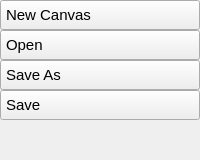
        <widget class="QWidget" name="filePage">
         <attribute name="title">
          <string>File</string>
         </attribute>
         <layout class="QVBoxLayout" name="verticalLayout_3">
          <property name="spacing">
           <number>0</number>
          </property>
          <property name="leftMargin">
           <number>0</number>
          </property>
          <property name="topMargin">
           <number>0</number>
          </property>
          <property name="rightMargin">
           <number>0</number>
          </property>
          <property name="bottomMargin">
           <number>0</number>
          </property>
          <item>
           <widget class="QPushButton" name="newtab">
            <property name="font">
             <font>
              <pointsize>11</pointsize>
             </font>
            </property>
            <property name="styleSheet">
             <string notr="true">QPushButton{
Text-align:left;
padding: 5px 5px 5px 5px;
}

QPushButton:pressed{
background-color: #212F39; 
}

QPushButton:hover {
background-color: #212F39;
}</string>
            </property>
            <property name="text">
             <string>New Canvas</string>
            </property>
            <property name="icon">
             <iconset resource="../icons.qrc">
              <normaloff>:/icons/new_tab_w.svg</normaloff>:/icons/new_tab_w.svg</iconset>
            </property>
            <property name="iconSize">
             <size>
              <width>22</width>
              <height>22</height>
             </size>
            </property>
           </widget>
          </item>
          <item>
           <widget class="QPushButton" name="open">
            <property name="font">
             <font>
              <pointsize>11</pointsize>
             </font>
            </property>
            <property name="styleSheet">
             <string notr="true">QPushButton{
Text-align:left;
padding: 5px 5px 5px 5px;
}

QPushButton:pressed{
background-color: #212F39; 
}

QPushButton:hover {
background-color: #212F39;
}</string>
            </property>
            <property name="text">
             <string>Open</string>
            </property>
            <property name="icon">
             <iconset resource="../icons.qrc">
              <normaloff>:/icons/folder_w.svg</normaloff>:/icons/folder_w.svg</iconset>
            </property>
            <property name="iconSize">
             <size>
              <width>22</width>
              <height>22</height>
             </size>
            </property>
           </widget>
          </item>
          <item>
           <widget class="QPushButton" name="saveas">
            <property name="font">
             <font>
              <pointsize>11</pointsize>
             </font>
            </property>
            <property name="styleSheet">
             <string notr="true">QPushButton{
Text-align:left;
padding: 5px 5px 5px 5px;
}

QPushButton:pressed{
background-color: #212F39; 
}

QPushButton:hover {
background-color: #212F39;
}</string>
            </property>
            <property name="text">
             <string>Save As</string>
            </property>
            <property name="icon">
             <iconset resource="../icons.qrc">
              <normaloff>:/icons/save_w.svg</normaloff>:/icons/save_w.svg</iconset>
            </property>
            <property name="iconSize">
             <size>
              <width>22</width>
              <height>22</height>
             </size>
            </property>
           </widget>
          </item>
          <item>
           <widget class="QPushButton" name="save">
            <property name="font">
             <font>
              <pointsize>11</pointsize>
             </font>
            </property>
            <property name="styleSheet">
             <string notr="true">QPushButton{
Text-align:left;
padding: 5px 5px 5px 5px;
}

QPushButton:pressed{
background-color: #212F39; 
}

QPushButton:hover {
background-color: #212F39;
}</string>
            </property>
            <property name="text">
             <string>Save</string>
            </property>
            <property name="icon">
             <iconset resource="../icons.qrc">
              <normaloff>:/icons/save_w.svg</normaloff>:/icons/save_w.svg</iconset>
            </property>
            <property name="iconSize">
             <size>
              <width>22</width>
              <height>22</height>
             </size>
            </property>
           </widget>
          </item>
          <item>
           <spacer name="verticalSpacer_3">
            <property name="orientation">
             <enum>Qt::Vertical</enum>
            </property>
            <property name="sizeHint" stdset="0">
             <size>
              <width>20</width>
              <height>40</height>
             </size>
            </property>
           </spacer>
          </item>
         </layout>
        </widget>
